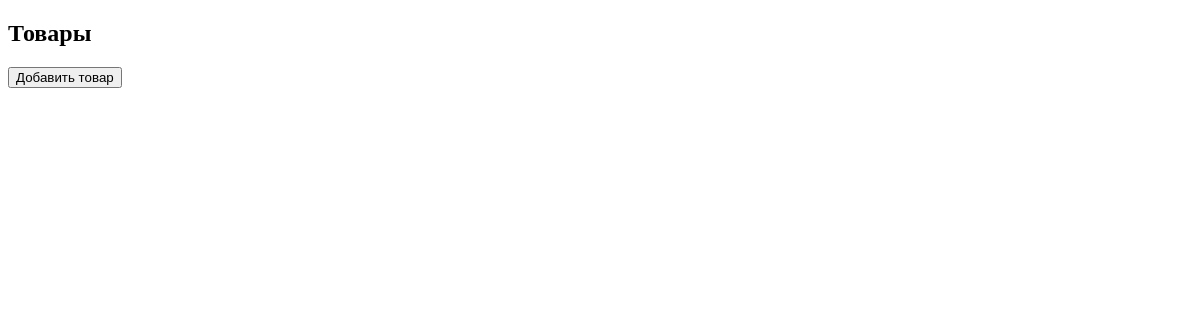
Before: /products/ with the older database file.
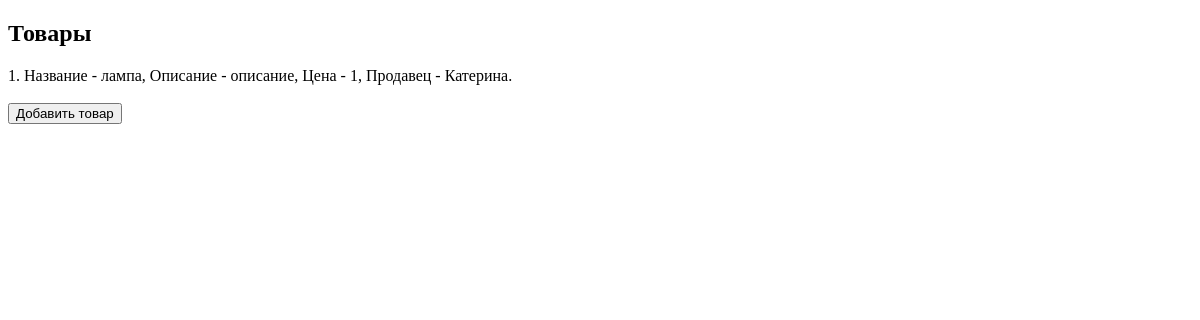
After: the same page with the newer database file.
### products/models.py (models this page shows, shortened)
class Products(models.Model):
    name = models.CharField('Название', max_length=150, blank=True)
    description = models.CharField('Описание', max_length=150, blank=True)
    price = models.IntegerField('Цена', blank=True)
    salesman_id = models.ForeignKey(Salesman, on_delete=models.CASCADE)

### salesman/models.py (models this page shows, shortened)
class Salesman(models.Model):
    name = models.CharField('Имя', max_length=150, blank=True)
    last_name = models.CharField('Фамилия', max_length=150, blank=True)
    number = models.IntegerField('Номер телефона', blank=True)
    email = models.CharField('E-mail', max_length=150, blank=True)
    def __str__(self) -> str:
        return self.name

### products/views.py (the view)
# urls.py: path('', index, name='index')
def index(request):
    products = Products.objects.order_by('name')
    cont = {
        'products': products
    }
    return render(request, 'products/index.html', cont)

### products/templates/products/index.html (shortened to what this page needs)
<!DOCTYPE html>
<html lang="en">
<head>
</head>
<body>
    <h2>
        Товары
    </h2>
    {% for product in products %}
    <div>
        {{product.id}}.
        Название - {{product.name}},
        Описание - {{product.description}},
        Цена - {{product.price}},
        Продавец - {{product.salesman_id}}.
    </div><br>
    {% endfor %}
    <a href="{% url "products:add_product" %}"><button>Добавить товар</button></a>
</body>
</html>

Changed rows visible on the page:
added Products: id "1", name "лампа", description "описание", price "1", salesman_id "Катерина"
